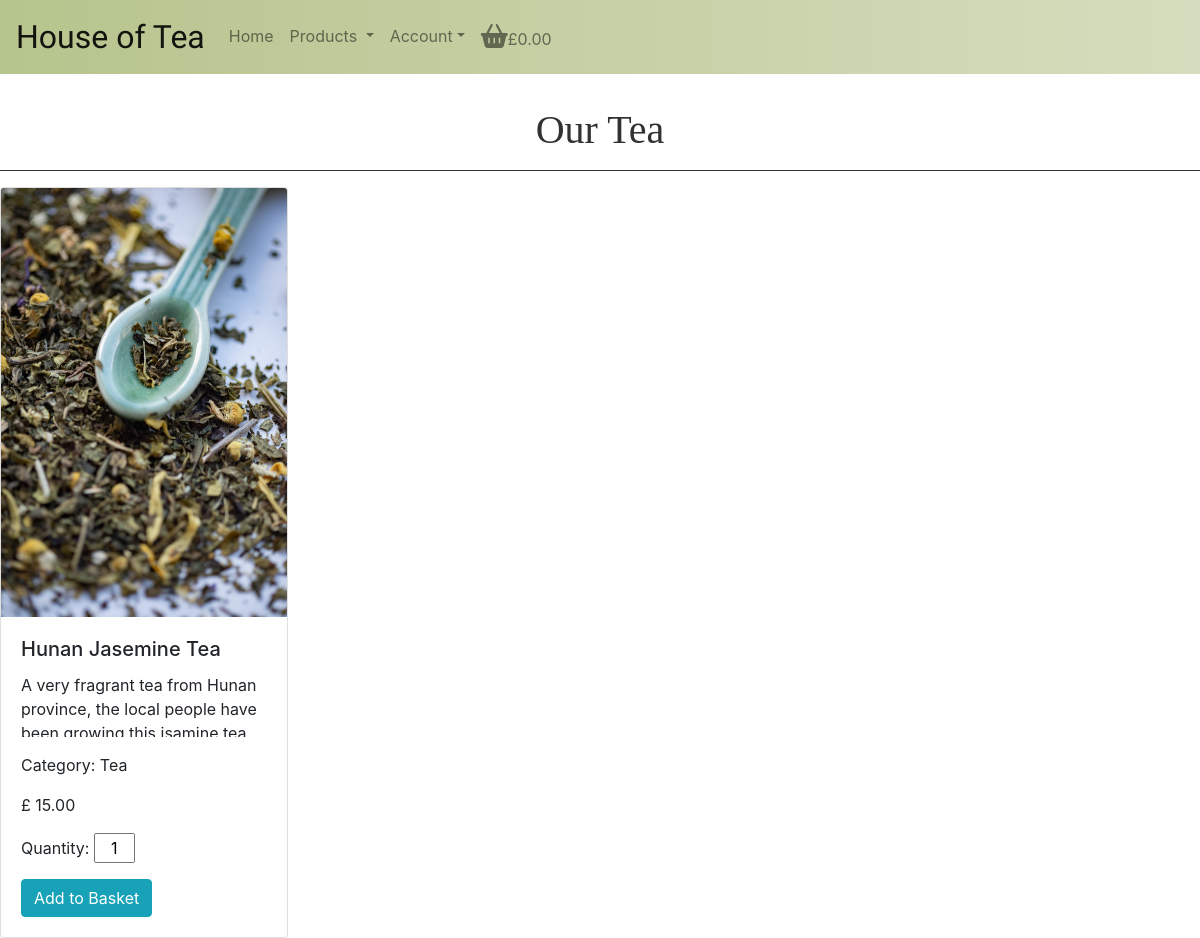
The page /products/?category=Tea on the database its author committed.
### products/models.py (models this page shows, shortened)
class Categories(models.Model):
    category = models.CharField(max_length=30)
    def __str__(self):
        return self.category

class Product(models.Model):
    name = models.CharField(max_length=50, null=True)
    sku = models.CharField(max_length=254, null=True, blank=True)
    price = models.FloatField()
    info = models.TextField()
    category = models.ForeignKey('Categories', null=True, blank=True, on_delete=models.SET_NULL)
    image = models.ImageField()
    image_url = models.URLField(null=True, blank=True)
    weight = models.BooleanField(default=False, null=True, blank=True)

### products/views.py (the view)
# urls.py: path('', views.productsView, name='products'),
def productsView(request):
    categories = None
    products = Product.objects.all()
    if request.GET:
        if 'category' in request.GET:
            categories = request.GET['category'].split(',')
            products = products.filter(category__category__in=categories)
            categories = Categories.objects.filter(category__in=categories)
    context = {
        'products': products,
        'categories': categories,
    }
    return render(request, 'products/products.html', context)

### basket/contexts.py (called while the page is built, shortened)
def current_basket(request):
    basket_items = []
    total = 0
    product_quantity = 0
    basket = request.session.get('basket', {})
    if total < settings.DELIVERY_CHARGE_MAX:
        delivery = total * settings.DELIVERY_CHARGE/50
        delivery_threshold = settings.DELIVERY_CHARGE_MAX - delivery
    else:
        delivery = 30
        delivery_threshold = 0
    grand_total = delivery + total
    context = {
        'basket_items': basket_items,
        'total': total,
        'product_quantity': product_quantity,
        'delivery': delivery,
        'delivery_threshold': delivery_threshold,
        'grand_total': grand_total,
        'delivery_charge': settings.DELIVERY_CHARGE,
        'delivery_charge_max': settings.DELIVERY_CHARGE_MAX,
    }
    return context

### products/templates/products/products.html (shortened to what this page needs)
{% extends "base.html" %}
{% load static %}
{% block content %}
{% if categories %}
{% for category in categories %}
<a class="text-decoration-none" href="{% url 'products' %}?category={{ category.category }}">
  <h1 class="title">Our {{ category.category }}</h1>
  <hr class="divider bg-dark">
</a>
{% endfor %}
{% else %}
<h1 class="title">Our Products</h1>
<hr class="divider bg-dark">
{% endif %}
{% for product in products %}
<div class="card">
  <a href="{% url 'product_info' product.pk %}">
    <img class="card-img-top" src="{{ product.image.url }}" alt="Card image cap">
  </a>
  <div class="card-body">
    <h5 class="card-title">{{ product.name }}</h5>
    <p class="card-text">{{ product.info }}</p>
    <P>Category: {{ product.category }}</P>
    <p>£ {{ product.price|floatformat:2 }} </p>
   <form action="{% url 'add_to_basket' product.pk %}" method="POST">
    <div class="mb-3">
      <p class="d-inline">Quantity:</p>
    <input class="col-2" type="form-control qty_input" type="number" name="quantity" value="1" min="1" max="99" id="id_qty_{{ product.id }}">
    </div>
    <input class="btn btn-info d-block" type="submit" value="Add to Basket">
   </form>
  </div>
</div>
{% endfor %}
{% endblock %}

### static/css/style.css (style rules this page uses)
body { font-family: 'Montserrat' ,Arial, Helvetica, sans-serif width: 100%; }
.title { font-family: 'Libre Baskerville', 'Times New Roman', Times, serif; text-align: center; padding-top: 2rem; color: rgb(50, 50, 50); }
.card { display: inline-block; width: 18rem; }
.card-text { height: 4rem; overflow-x:hidden; white-space: wrap; }

### rows shown on the page
Categories: category "Tea"
Product: image (picture), name "Hunan Jasemine Tea", info "A very fragrant tea from Hunan province, the local people have…", category "Tea", price "15.00", quantity "1"

### other values the page prints
{{ grand_total|floatformat:2 }} "0.00"
